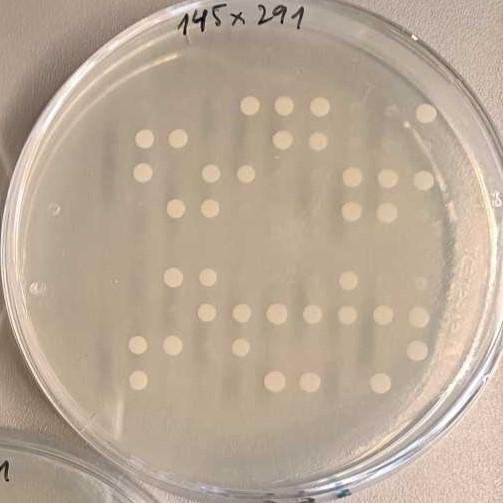
#> input picture Computer_vision/Image_processing/Petri_0.jpeg, 503 x 503 px
$ python -i cv_orientation.py   (imports and definitions only)
#> lines starting #> are read from the running program, lines starting #| are printed output that depends on the picture
#> further down, picture is the input picture: shape (503, 503, 3); mean B, G, R 150.2, 168.7, 185.7
import cv2
import numpy as np
import logging

# [34 lines left out: functions rotateImage, projection, not called in this run]

def find_petri_angle_using_line(image: np.ndarray)->float:
    """
    Finds the angle of the petri dish using the Hough transform on the Canny edge detection

    Args:
        image (np.ndarray): image of the petri dish

    Returns:
        float: angle of the petri dish in degrees if found, None otherwise
    """
    src = cv2.cvtColor(image, cv2.COLOR_BGR2GRAY)
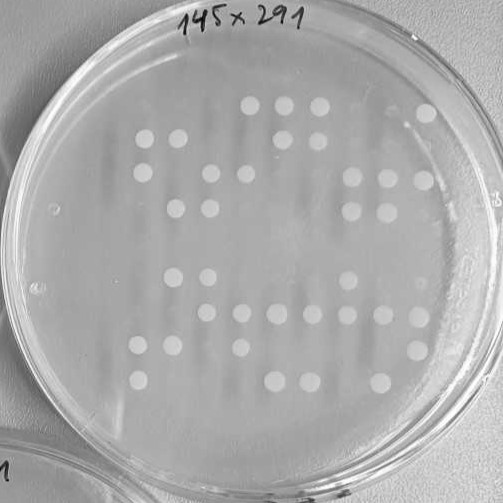
#> src: shape (503, 503); min 4, max 255, mean 171.7
    dst = cv2.Canny(src, 50, 200, None, 3)
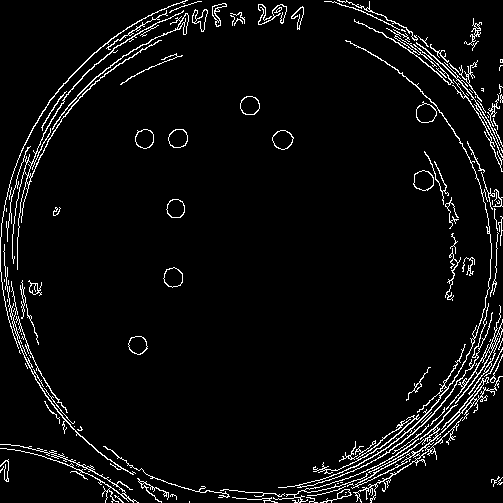
#> dst: shape (503, 503); 4.7% white in thin lines or dots

    mask = np.zeros(dst.shape[0:2], dtype='uint8')
    center_coordinates = (int(mask.shape[1]/2), int(mask.shape[0]/2))
#> center_coordinates = (251, 251)
    radius = (dst.shape[1])//2
#> radius = 251
    mask = cv2.circle(mask, center_coordinates, radius, 255, -1)
    dst = cv2.bitwise_and(dst, dst, mask=mask)
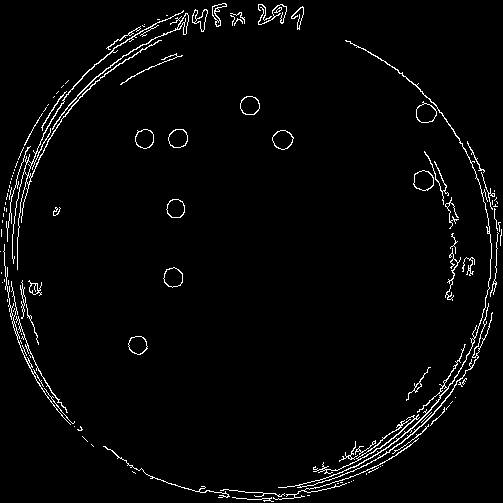
#> dst: shape (503, 503); 2.8% white in thin lines or dots

    cdst = np.copy(cv2.cvtColor(src, cv2.COLOR_GRAY2BGR))

    lines = cv2.HoughLines(dst, 1, np.pi / 720, 150, None, 0, 0)
#> lines = None

    if lines is not None:
        angle = []
        for i in range(0, min(2, len(lines))):
            rho = lines[i][0][0]
            theta = lines[i][0][1]
            a = np.cos(theta)
            b = np.sin(theta)
            x0 = a * rho
            y0 = b * rho
            pt = np.array([int(x0), int(y0)])
            center = np.array([cdst.shape[0]//2, cdst.shape[1]//2])
            proj = projection(center, (-b, a), pt)

            angle.append(180/np.pi*np.arctan2(center[1]-proj[1], center[0]-proj[0]))

        return -np.mean(angle)
    else:
        logging.info('No lines found')
        return None


# [73 lines left out: functions detect_sticker, detect_orientation_using_convolution, not called in this run]

>>> import cv2
>>> picture = cv2.imread('Petri_0.jpeg')
>>> result = find_petri_angle_using_line(picture)

$ run again, on Computer_vision/Image_processing/Petri_1.jpeg
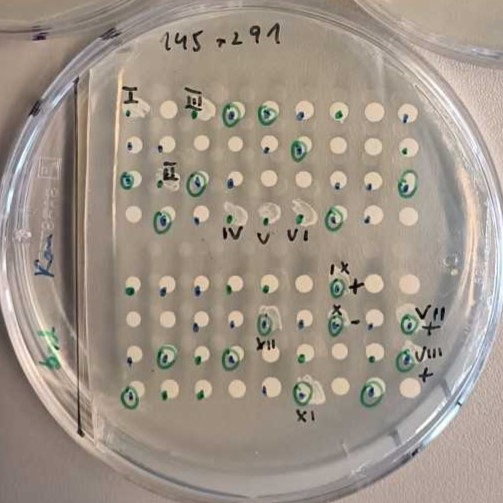
#> input picture Computer_vision/Image_processing/Petri_1.jpeg, 503 x 503 px
#> picture is the input picture: shape (503, 503, 3); mean B, G, R 136.5, 148.6, 160
#> in find_petri_angle_using_line, `dst = cv2.Canny(src, 50, 200, None, 3)`:
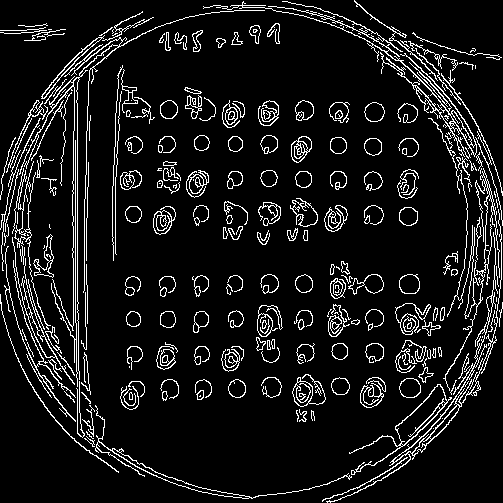
#> dst: shape (503, 503); 9.1% white in thin lines or dots
#> in find_petri_angle_using_line, `dst = cv2.bitwise_and(dst, dst, mask=mask)`:
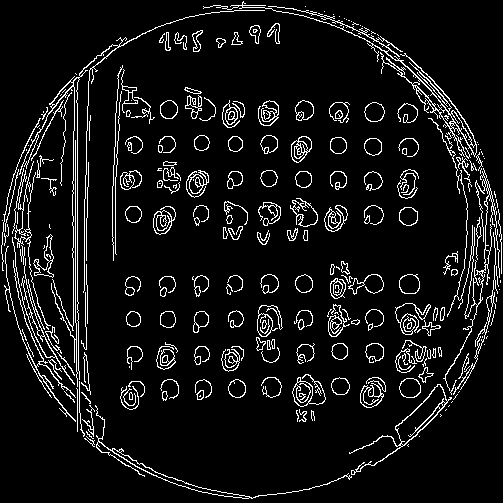
#> dst: shape (503, 503); 7.7% white in thin lines or dots
#> lines = 29 rows, first 8: [77, 0], [-72, 3.12], [-74, 3.14], [-73, 3.13], [78, 0.00436], [-76, 3.14], [76, 0.00436], [-70, 3.12]
#> the loop in find_petri_angle_using_line, `for i in range(0, min(2, len(lines))):` made 2 passes
#> (rho, theta, a, b, x0, y0, center, proj) on pass 1: (77, 0, 1, 0, 77, 0, [251, 251], [77, 251])
#> after the loop in find_petri_angle_using_line, `for i in range(0, min(2, len(lines))):`: angle = [0, -1]
#> result = 0.5
